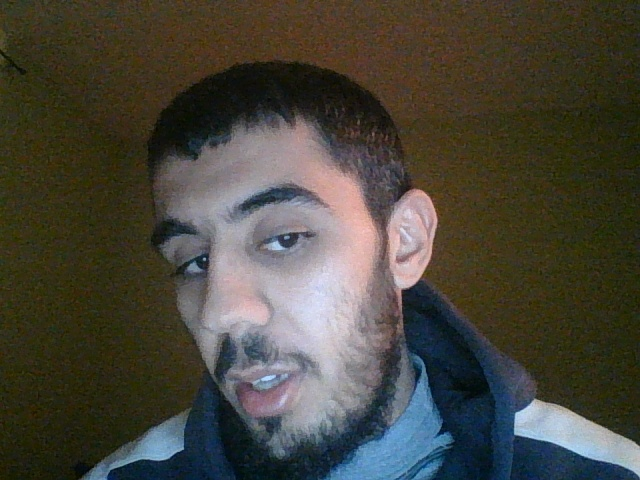
#> input picture dataset/ea545_hamza essakhi/photo123.jpg, 640 x 480 px
$ python -i SceneChangeDetect.py   (imports and definitions only)
#> lines starting #> are read from the running program, lines starting #| are printed output that depends on the picture; after the words box and inside, x2 and y2 are one past the last pixel; in counts of white or black regions, pixels touching at a corner belong together
#> further down, picture is the input picture: shape (480, 640, 3); mean B, G, R 59.6, 69.8, 72.4
import cv2
import math
#detect changes compare sub with this.sum_frame
class sceneChangeDetect:
	mean_previous = 0
	sum_frame = 0
	def detectChange(self,img):
		#bgr to rgb
		gray = cv2.cvtColor(img, cv2.COLOR_BGR2GRAY)
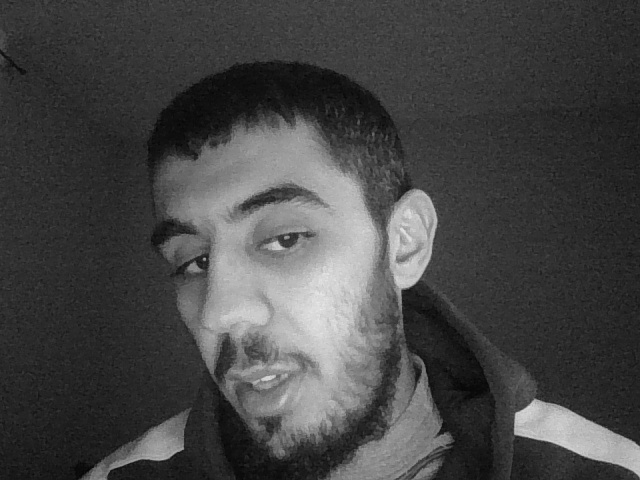
#> gray: shape (480, 640); min 4, max 235, mean 69.4
		blur = cv2.GaussianBlur(gray,(5,5),0)
		edges = cv2.Canny(blur,100,150,apertureSize = 3)
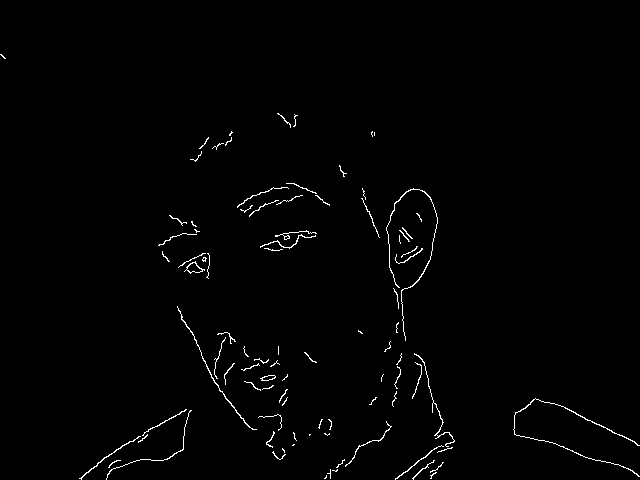
#> edges: shape (480, 640); 1.1% white in thin lines or dots, all inside (x1, y1, x2, y2) = (0, 54, 640, 480)
		#mean or avg
		mean_now = edges.mean()
#> mean_now = 2.81

		self.sum_frame = (self.sum_frame+mean_now)/2 + 4
#> self.sum_frame = 5.41

		sub = math.sqrt(abs(mean_now**4 - self.mean_previous**4) +100)
#> sub = 12.76
		##print("sub is "+str(sub))
		##print("sum is "+str(self.sum_frame))
		self.mean_previous=mean_now
#> self.mean_previous = 2.81

		if(sub > self.sum_frame):
			return True
		else:
			return False

>>> import cv2
>>> picture = cv2.imread('dataset/ea545_hamza essakhi/photo123.jpg')
>>> result = sceneChangeDetect().detectChange(picture)
#> result = True

$ run again, on dataset/ea545_hamza essakhi/photo141.jpg
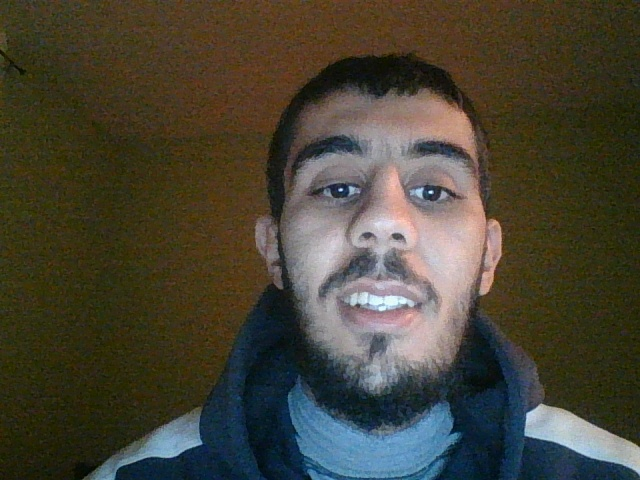
#> input picture dataset/ea545_hamza essakhi/photo141.jpg, 640 x 480 px
#> picture is the input picture: shape (480, 640, 3); mean B, G, R 53.6, 67.6, 71.5
#> in detectChange, `gray = cv2.cvtColor(img, cv2.COLOR_BGR2GRAY)`:
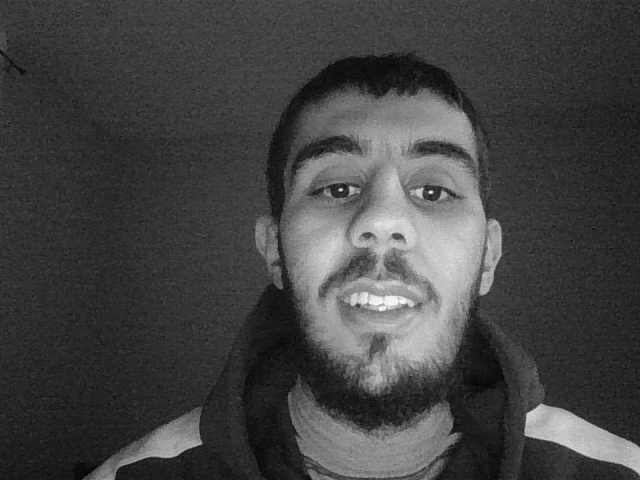
#> gray: shape (480, 640); min 2, max 247, mean 67.2
#> in detectChange, `edges = cv2.Canny(blur,100,150,apertureSize = 3)`:
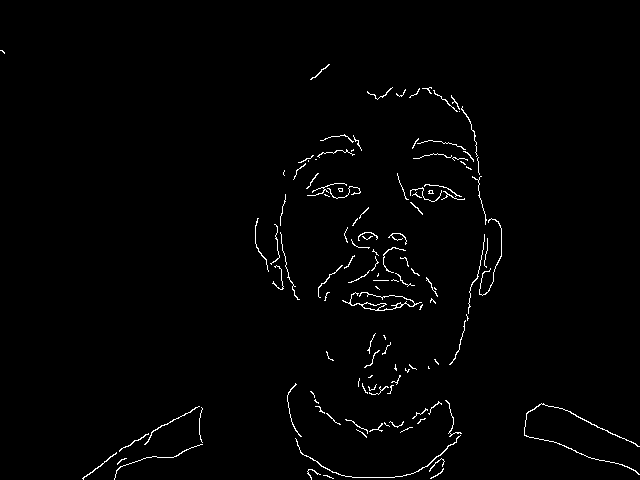
#> edges: shape (480, 640); 1.4% white in thin lines or dots, all inside (x1, y1, x2, y2) = (0, 50, 640, 480)
#> mean_now = 3.45
#> self.sum_frame = 5.73
#> sub = 15.57
#> self.mean_previous = 3.45
#> result = True

$ run again, on dataset/ea545_hamza essakhi/photo213.jpg
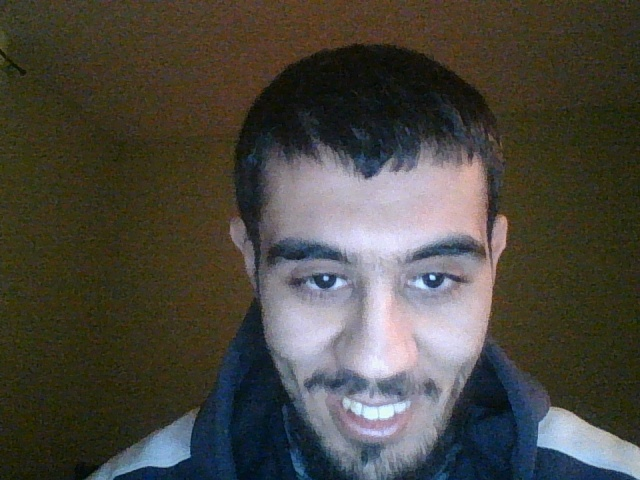
#> input picture dataset/ea545_hamza essakhi/photo213.jpg, 640 x 480 px
#> picture is the input picture: shape (480, 640, 3); mean B, G, R 63.8, 71.6, 74.4
#> in detectChange, `gray = cv2.cvtColor(img, cv2.COLOR_BGR2GRAY)`:
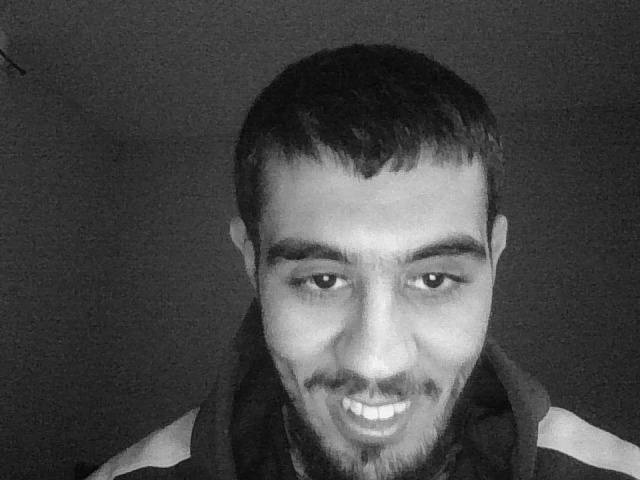
#> gray: shape (480, 640); min 4, max 247, mean 71.5
#> in detectChange, `edges = cv2.Canny(blur,100,150,apertureSize = 3)`:
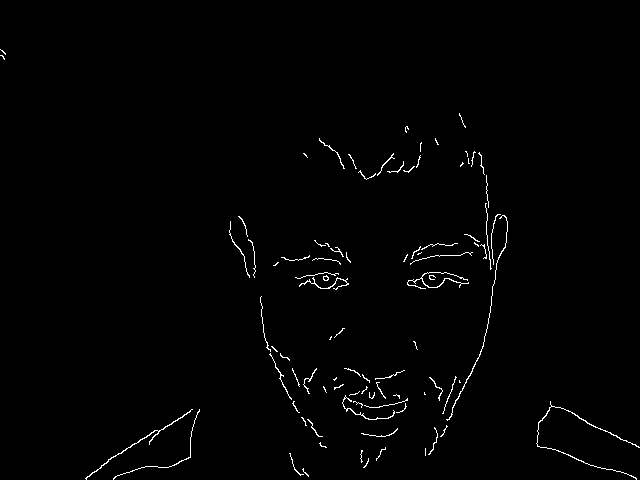
#> edges: shape (480, 640); 1.1% white in thin lines or dots, all inside (x1, y1, x2, y2) = (0, 49, 640, 480)
#> mean_now = 2.72
#> self.sum_frame = 5.36
#> sub = 12.43
#> self.mean_previous = 2.72
#> result = True

$ run again, on dataset/ea545_hamza essakhi/photo245.jpg
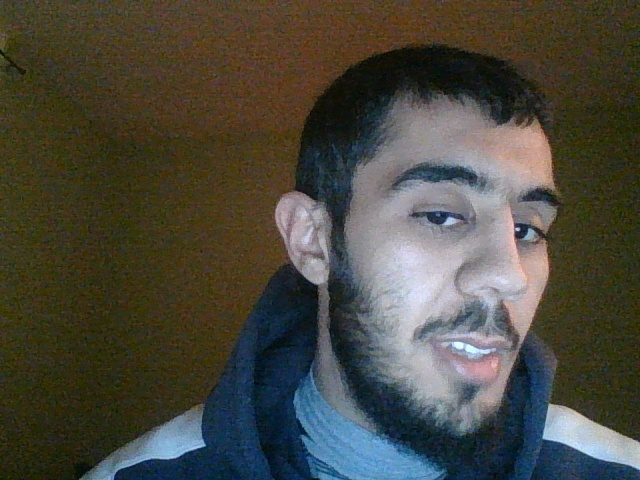
#> input picture dataset/ea545_hamza essakhi/photo245.jpg, 640 x 480 px
#> picture is the input picture: shape (480, 640, 3); mean B, G, R 62.5, 72.6, 74.1
#> in detectChange, `gray = cv2.cvtColor(img, cv2.COLOR_BGR2GRAY)`:
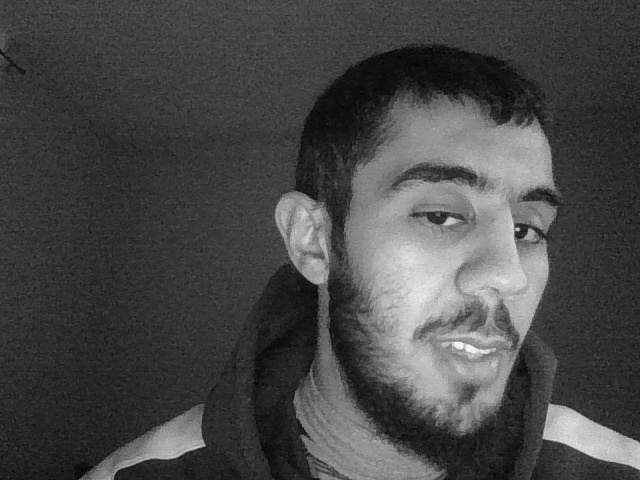
#> gray: shape (480, 640); min 5, max 246, mean 71.9
#> in detectChange, `edges = cv2.Canny(blur,100,150,apertureSize = 3)`:
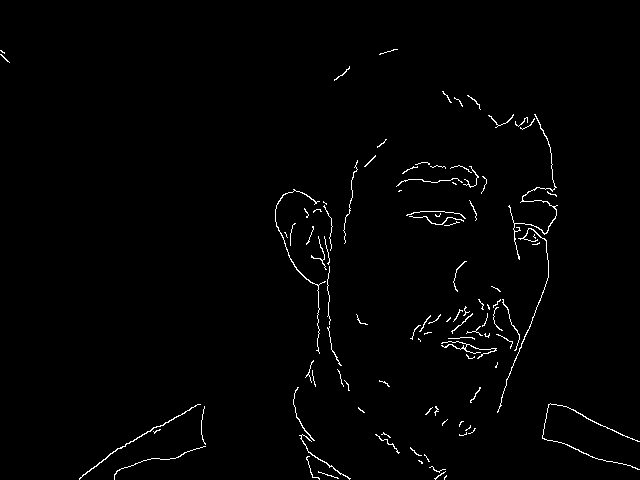
#> edges: shape (480, 640); 1.3% white in thin lines or dots, all inside (x1, y1, x2, y2) = (0, 49, 640, 480)
#> mean_now = 3.29
#> self.sum_frame = 5.64
#> sub = 14.73
#> self.mean_previous = 3.29
#> result = True
